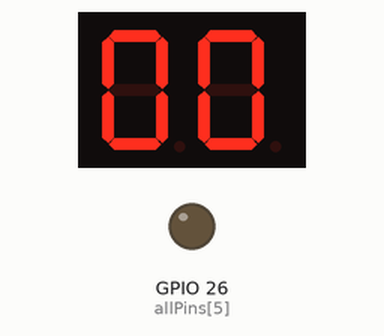
Simulated run of this program. Board: ESP32. On the bench: 2-digit seven-segment display, output pins drawn as LEDs (lit = HIGH). Wiring (inferred from the names in the program): 2-digit 7-segment display, segments lit when HIGH: segments GPIO 15, GPIO 2, GPIO 4, GPIO 16, GPIO 17, GPIO 5, GPIO 18, GPIO 19; digit selects GPIO 27, GPIO 14. The segment pins are drawn as the display they are named for; pins used as bus, display or sensor lines are not drawn.

Above: at 0.2 s.
At 9.94 s:
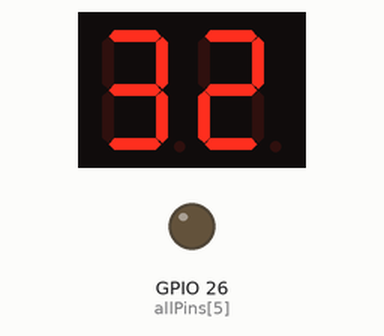
At 19.96 s:
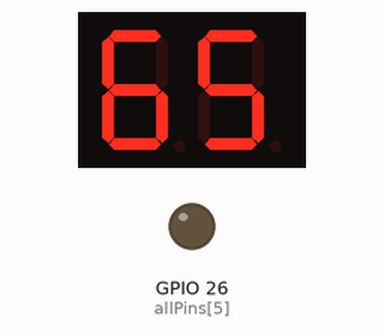
At 39.67 s:
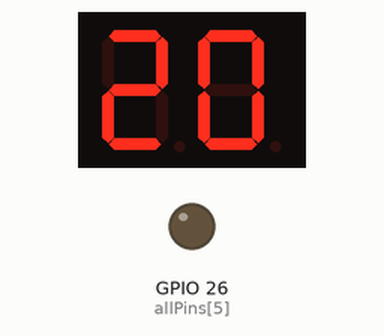
Timing chart, 0 to 40.0 s (numbered marks = the images above):
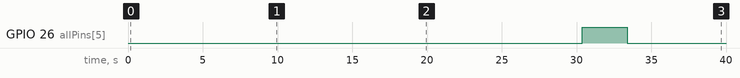

Measured:
- by itself, GPIO 26 (allPins[5]): LOW → HIGH at 30.4 s, → LOW 3.0 s later

The program:

main.cpp
```cpp
#include <Arduino.h>

//#define EXERCICIO_1 // Piscar todos
//#define EXERCICIO_2 // Contador Binário
#define EXERCICIO_3 // Contador 7 Seg

// Exercicio 1 e 2
const int allPins[] = {15, 2, 4, 16, 17, 26, 27, 14, 5, 18, 19};
const int numPins = sizeof(allPins) / sizeof(allPins[0]);
const int ledPin[] = {15, 2, 4, 16, 17, 5, 18, 19};
const int numLeds = sizeof(ledPin) / sizeof(ledPin[0]);

#define BlinkDelay 300
#define DisplayDelay 500

const byte mapaNumeros[] = {
  0b00111111, // 0
  0b00000110, // 1
  0b01011011, // 2
  0b01001111, // 3
  0b01100110, // 4
  0b01101101, // 5
  0b01111101, // 6
  0b00000111, // 7
  0b01111111, // 8
  0b01101111  // 9
};

void setup() {
  for(int x = 0; x < numPins; x++){
    pinMode(allPins[x],OUTPUT);
  }
}

void AtivaLed(int i){
  if(i == 0){
    // Ativa RGB
    digitalWrite(allPins[5], HIGH);// RGB
    digitalWrite(allPins[6], LOW); // seven_1
    digitalWrite(allPins[7], LOW); // seven_2
  } else if(i == 1){
    // Ativa Display 1
    digitalWrite(allPins[5], LOW);// RGB
    digitalWrite(allPins[6], HIGH); // seven_1
    digitalWrite(allPins[7], LOW); // seven_2
  } else {
    // Ativa Display 2
    digitalWrite(allPins[5], LOW);// RGB
    digitalWrite(allPins[6], LOW); // seven_1
    digitalWrite(allPins[7], HIGH); // seven_2

  }
}

void setarTodosLeds(int estado, int Delay) {
    for(int x = 0; x < numLeds; x++) {
        digitalWrite(ledPin[x], estado);
    }
    delay(Delay);
}

void setar5Leds(int estado, int Delay) {
    for(int x = 0; x < 5; x++) {
        digitalWrite(ledPin[x], estado);
    }
    delay(Delay);
}

void PiscarTodos(int QualLed, int QuantasVezes, int Delay) {

  AtivaLed(QualLed);
  delay(10);

  for(int i = 0; i < QuantasVezes ; i++){
    setarTodosLeds(HIGH, Delay);
    setarTodosLeds(LOW, Delay);
  }

}

void Piscar5Leds(int QuantasVezes, int Delay) {

  AtivaLed(0);
  delay(10);

  for(int i = 0; i < QuantasVezes ; i++){
    setar5Leds(HIGH, Delay);
    setar5Leds(LOW, Delay);
  }

}

void SingleDisplayShow(int i, int who){

  for(int j = 0; j < 7; j++){
    int valorAtual = bitRead(mapaNumeros[i],j);
    digitalWrite(ledPin[j], valorAtual);
  }

  AtivaLed(who);
  delay(5);
  // // Parte apenas para o simulador
  //digitalWrite(allPins[6], LOW); // seven_1
  //digitalWrite(allPins[7], LOW); // seven_2

}

void DualDisplayShow(int i, int Delay){
  unsigned long time = millis();
  int FirstNumber = i/10;
  int SecondNumber = i%10;

  while((millis() - time) < Delay){
     SingleDisplayShow(FirstNumber, 1);
     SingleDisplayShow(SecondNumber, 2);
  }
}

void Exercicio1() {
     PiscarTodos(0, 1, BlinkDelay);
     PiscarTodos(1, 1, DisplayDelay);
     PiscarTodos(2, 1, DisplayDelay);
}

void Exercicio2() {
  // Ativa leds
  AtivaLed(0);

  for (int contador = 0; contador <= 15; contador++) {
    for (int i = 0; i < 4; i++) {
      // Lê o bit na posição 'i' do número 'contador'
      int EstadoBitAtual = bitRead(contador, i);
      // Envia para o LED.
      // Usamos '3 - i' para garantir que o bit 0 fique no led[3] (Direita)
      digitalWrite(ledPin[4 - i], EstadoBitAtual);
    }
    delay(BlinkDelay); // 300ms de intervalo entre cada número
  }

  Piscar5Leds(3, DisplayDelay);
}

// Contar de 0 a 99
void Exercicio3() {
  int ContarAte = 99;
  for(int i = 0; i <= ContarAte; i++){
    DualDisplayShow(i, BlinkDelay);
  }

  Piscar5Leds(3, DisplayDelay);
}

void loop() {
  #ifdef EXERCICIO_1
    Exercicio1();
  #elif defined(EXERCICIO_2)
    Exercicio2();
  #elif defined(EXERCICIO_3)
    Exercicio3();
  #endif
}
```
